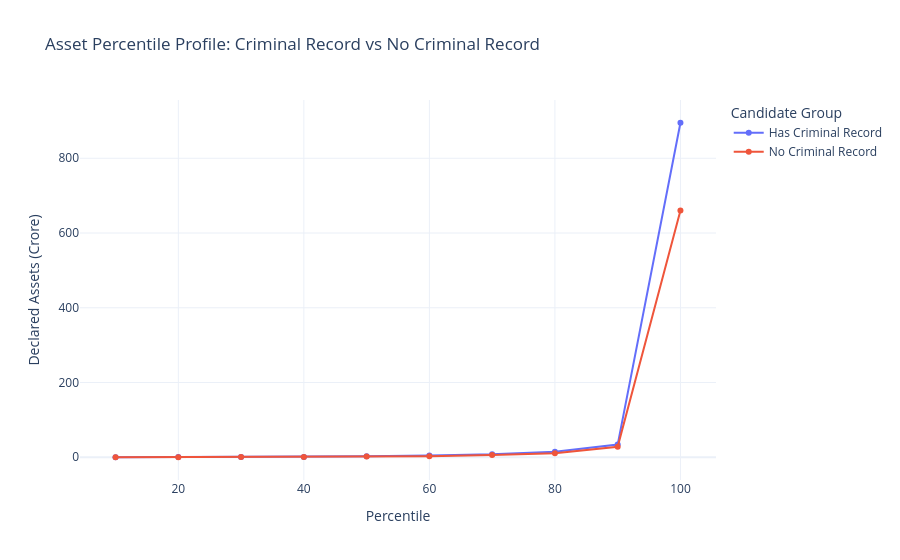

Notebook source saved alongside this figure:
### Markdown cell above
### H5: Criminal Record and Candidate Wealth

**Hypothesis**: Candidates with at least one criminal case have higher declared assets than candidates with no criminal cases.

**Analysis**: Split candidates into two groups using `HAS_CRIMINAL_RECORD`, compare median assets, run a Mann-Whitney U test for significance, and visualize distribution differences with percentile line, box, and histogram plots.

### Code cell
# H5 analysis: criminal record vs candidate wealth
h5_df = df[['HAS_CRIMINAL_RECORD', 'ASSETS']].dropna().copy()

h5_df['CrimeGroup'] = np.where(
    h5_df['HAS_CRIMINAL_RECORD'] == 1,
    'Has Criminal Record',
    'No Criminal Record'
)

# Summary statistics by group
h5_summary = h5_df.groupby('CrimeGroup')['ASSETS'].agg(['count', 'median', 'mean']).reset_index()
h5_summary.columns = ['CrimeGroup', 'Candidates', 'MedianAssets', 'MeanAssets']

assets_crime = h5_df[h5_df['CrimeGroup'] == 'Has Criminal Record']['ASSETS']
assets_no_crime = h5_df[h5_df['CrimeGroup'] == 'No Criminal Record']['ASSETS']

# Mann-Whitney U test
stat_h5, p_value_h5 = mannwhitneyu(assets_crime, assets_no_crime, alternative='two-sided')

print('H5 Result Table')
display(h5_summary)
print('\nMedian Asset Comparison:')
print(f"Has Criminal Record Median: {h5_summary.loc[h5_summary['CrimeGroup'] == 'Has Criminal Record', 'MedianAssets'].iloc[0]:.2f} Crore")
print(f"No Criminal Record Median: {h5_summary.loc[h5_summary['CrimeGroup'] == 'No Criminal Record', 'MedianAssets'].iloc[0]:.2f} Crore")
print(f"\nMann-Whitney U Test p-value: {p_value_h5:.6f}")
print(f"Significant difference (p < 0.05): {p_value_h5 < 0.05}")

# Visualization: Percentile line plot
print('\nH5 Distribution Comparison - Line Plot (Percentiles)')
percentiles_h5 = np.arange(10, 101, 10)
crime_percentiles = np.percentile(assets_crime.dropna(), percentiles_h5)
no_crime_percentiles = np.percentile(assets_no_crime.dropna(), percentiles_h5)

h5_line_df = pd.DataFrame({
    'Percentile': list(percentiles_h5) + list(percentiles_h5),
    'Assets': list(crime_percentiles) + list(no_crime_percentiles),
    'CrimeGroup': ['Has Criminal Record'] * len(percentiles_h5) + ['No Criminal Record'] * len(percentiles_h5)
})

fig_h5_line = px.line(
    h5_line_df,
    x='Percentile',
    y='Assets',
    color='CrimeGroup',
    markers=True,
    title='Asset Percentile Profile: Criminal Record vs No Criminal Record',
    labels={'Assets': 'Declared Assets (Crore)', 'CrimeGroup': 'Candidate Group'}
)
fig_h5_line.show()

### Figure 1 — Plotly figure (JSON) as saved in the notebook; plotly's stock layout.template omitted (floating-point values rounded to 4 significant figures)
{"data": [{"hovertemplate": "Candidate Group=Has Criminal Record<br>Percentile=%{x}<br>Declared Assets (Crore)=%{y}<extra></extra>", "legendgroup": "Has Criminal Record", "line": {"color": "#636efa", "dash": "solid"}, "marker": {"symbol": "circle"}, "mode": "lines+markers", "name": "Has Criminal Record", "orientation": "v", "showlegend": true, "type": "scatter", "x": [10, 20, 30, 40, 50, 60, 70, 80, 90, 100], "xaxis": "x", "y": [0.285, 0.7, 1.0, 1.0, 3.0, 5.0, 8.0, 15.0, 34.0, 895.0], "yaxis": "y"}, {"hovertemplate": "Candidate Group=No Criminal Record<br>Percentile=%{x}<br>Declared Assets (Crore)=%{y}<extra></extra>", "legendgroup": "No Criminal Record", "line": {"color": "#EF553B", "dash": "solid"}, "marker": {"symbol": "circle"}, "mode": "lines+markers", "name": "No Criminal Record", "orientation": "v", "showlegend": true, "type": "scatter", "x": [10, 20, 30, 40, 50, 60, 70, 80, 90, 100], "xaxis": "x", "y": [0.12, 0.38, 0.81, 1.0, 2.0, 3.0, 6.0, 11.0, 28.2, 660.0], "yaxis": "y"}], "layout": {"legend": {"title": {"text": "Candidate Group"}, "tracegroupgap": 0}, "title": {"text": "Asset Percentile Profile: Criminal Record vs No Criminal Record"}, "xaxis": {"anchor": "y", "domain": [0, 1], "title": {"text": "Percentile"}}, "yaxis": {"anchor": "x", "domain": [0, 1], "title": {"text": "Declared Assets (Crore)"}}}}
